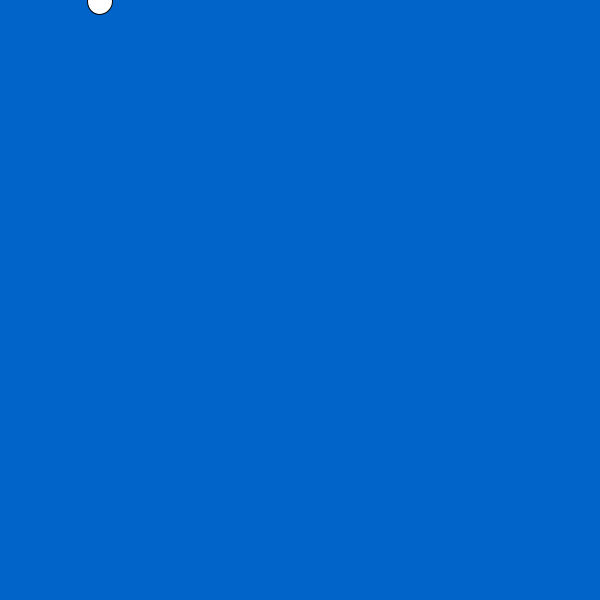
Frame 1 (no input)
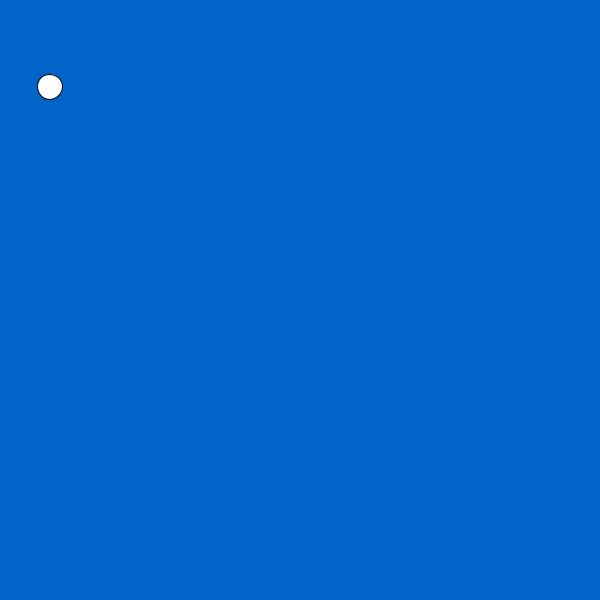
Frame 60 (the mouse pressed at the canvas centre just before this capture)
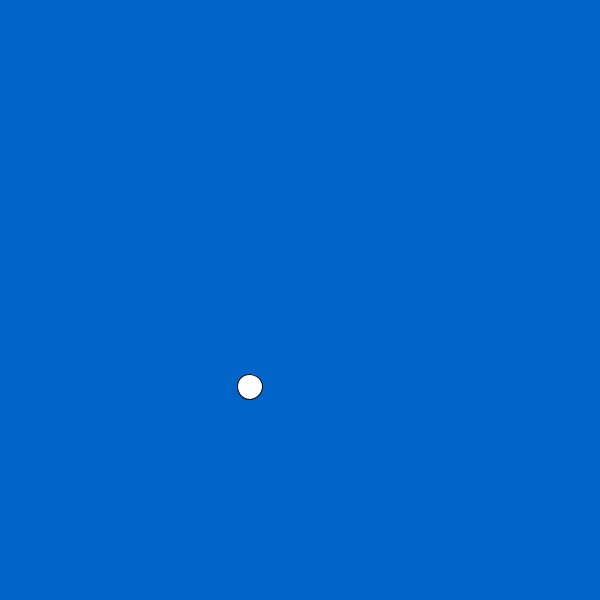
Frame 120 (the mouse held since frame 60 and released just before this capture)

The Processing sketch that drew these frames (run headless with seeded random() and noise(); from frame 60 on, the mouse is pressed at the canvas centre):

// Processing sketch: Question2_Orbital_Motion__sin___cos_
// ── Question2_Orbital_Motion__sin___cos_.pde
float x, y; 
int theta; 
int orbitRadius; 

void setup(){
  size(600, 600); 
  orbitRadius=100;
}

void draw(){
  background(0, 100, 200); 
  
  theta+=1;
  x = cos(radians(theta))*orbitRadius; 
  y=sin(radians(theta))*orbitRadius;
  
  pushMatrix();
  translate(mouseX,mouseY);
  ellipse(x, y, 25, 25); 
  popMatrix();
}
